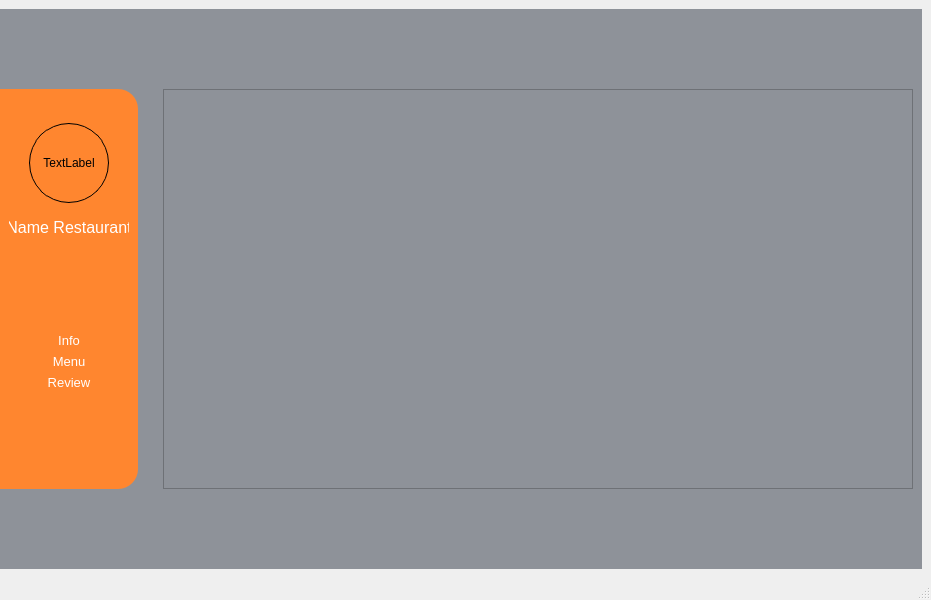
<?xml version="1.0" encoding="UTF-8"?>
<ui version="4.0">
 <class>MainWindow</class>
 <widget class="QMainWindow" name="MainWindow">
  <property name="geometry">
   <rect>
    <x>0</x>
    <y>0</y>
    <width>800</width>
    <height>600</height>
   </rect>
  </property>
  <property name="windowTitle">
   <string>MainWindow</string>
  </property>
  <widget class="QWidget" name="centralwidget">
   <layout class="QVBoxLayout" name="verticalLayout_5">
    <property name="leftMargin">
     <number>0</number>
    </property>
    <item>
     <widget class="QWidget" name="widget" native="true">
      <property name="styleSheet">
       <string notr="true">background-color:#8E9299</string>
      </property>
      <layout class="QVBoxLayout" name="verticalLayout_4">
       <property name="leftMargin">
        <number>0</number>
       </property>
       <item>
        <spacer name="verticalSpacer_4">
         <property name="orientation">
          <enum>Qt::Vertical</enum>
         </property>
         <property name="sizeHint" stdset="0">
          <size>
           <width>20</width>
           <height>51</height>
          </size>
         </property>
        </spacer>
       </item>
       <item>
        <layout class="QHBoxLayout" name="horizontalLayout_2">
         <property name="spacing">
          <number>25</number>
         </property>
         <item>
          <widget class="QWidget" name="widget_3" native="true">
           <property name="styleSheet">
            <string notr="true">background-color:#FF862F;border-top-right-radius:20;border-bottom-right-radius:20</string>
           </property>
           <layout class="QVBoxLayout" name="verticalLayout_3">
            <item>
             <layout class="QVBoxLayout" name="verticalLayout">
              <item>
               <widget class="QWidget" name="widget_2" native="true">
                <layout class="QHBoxLayout" name="horizontalLayout">
                 <property name="topMargin">
                  <number>25</number>
                 </property>
                 <item>
                  <spacer name="horizontalSpacer">
                   <property name="orientation">
                    <enum>Qt::Horizontal</enum>
                   </property>
                   <property name="sizeHint" stdset="0">
                    <size>
                     <width>6</width>
                     <height>20</height>
                    </size>
                   </property>
                  </spacer>
                 </item>
                 <item>
                  <widget class="QLabel" name="restaurant_photo_label">
                   <property name="minimumSize">
                    <size>
                     <width>80</width>
                     <height>80</height>
                    </size>
                   </property>
                   <property name="maximumSize">
                    <size>
                     <width>80</width>
                     <height>80</height>
                    </size>
                   </property>
                   <property name="styleSheet">
                    <string notr="true">border-radius:40;border:1px solid black</string>
                   </property>
                   <property name="text">
                    <string>TextLabel</string>
                   </property>
                   <property name="alignment">
                    <set>Qt::AlignCenter</set>
                   </property>
                  </widget>
                 </item>
                 <item>
                  <spacer name="horizontalSpacer_2">
                   <property name="orientation">
                    <enum>Qt::Horizontal</enum>
                   </property>
                   <property name="sizeHint" stdset="0">
                    <size>
                     <width>7</width>
                     <height>20</height>
                    </size>
                   </property>
                  </spacer>
                 </item>
                </layout>
               </widget>
              </item>
              <item>
               <widget class="QLabel" name="restaurant_name_label">
                <property name="minimumSize">
                 <size>
                  <width>120</width>
                  <height>0</height>
                 </size>
                </property>
                <property name="font">
                 <font>
                  <pointsize>12</pointsize>
                 </font>
                </property>
                <property name="styleSheet">
                 <string notr="true">color:white</string>
                </property>
                <property name="text">
                 <string>Name Restaurant</string>
                </property>
                <property name="alignment">
                 <set>Qt::AlignCenter</set>
                </property>
               </widget>
              </item>
             </layout>
            </item>
            <item>
             <spacer name="verticalSpacer_2">
              <property name="orientation">
               <enum>Qt::Vertical</enum>
              </property>
              <property name="sizeHint" stdset="0">
               <size>
                <width>20</width>
                <height>78</height>
               </size>
              </property>
             </spacer>
            </item>
            <item>
             <layout class="QVBoxLayout" name="verticalLayout_2">
              <item>
               <widget class="QPushButton" name="restaurant_info_button">
                <property name="minimumSize">
                 <size>
                  <width>120</width>
                  <height>0</height>
                 </size>
                </property>
                <property name="font">
                 <font>
                  <pointsize>10</pointsize>
                 </font>
                </property>
                <property name="styleSheet">
                 <string notr="true">background:transparent; color:white</string>
                </property>
                <property name="text">
                 <string>Info</string>
                </property>
               </widget>
              </item>
              <item>
               <widget class="QPushButton" name="restaurant_menu_button">
                <property name="minimumSize">
                 <size>
                  <width>120</width>
                  <height>0</height>
                 </size>
                </property>
                <property name="font">
                 <font>
                  <pointsize>10</pointsize>
                 </font>
                </property>
                <property name="styleSheet">
                 <string notr="true">background:transparent; color:white</string>
                </property>
                <property name="text">
                 <string>Menu</string>
                </property>
               </widget>
              </item>
              <item>
               <widget class="QPushButton" name="restaurant_review_button">
                <property name="minimumSize">
                 <size>
                  <width>120</width>
                  <height>0</height>
                 </size>
                </property>
                <property name="font">
                 <font>
                  <pointsize>10</pointsize>
                 </font>
                </property>
                <property name="styleSheet">
                 <string notr="true">background:transparent; color:white</string>
                </property>
                <property name="text">
                 <string>Review</string>
                </property>
               </widget>
              </item>
             </layout>
            </item>
            <item>
             <spacer name="verticalSpacer_3">
              <property name="orientation">
               <enum>Qt::Vertical</enum>
              </property>
              <property name="sizeHint" stdset="0">
               <size>
                <width>20</width>
                <height>77</height>
               </size>
              </property>
             </spacer>
            </item>
           </layout>
          </widget>
         </item>
         <item>
          <widget class="QTableWidget" name="tableWidget">
           <property name="minimumSize">
            <size>
             <width>750</width>
             <height>400</height>
            </size>
           </property>
           <property name="styleSheet">
            <string notr="true"/>
           </property>
          </widget>
         </item>
        </layout>
       </item>
       <item>
        <spacer name="verticalSpacer_5">
         <property name="orientation">
          <enum>Qt::Vertical</enum>
         </property>
         <property name="sizeHint" stdset="0">
          <size>
           <width>20</width>
           <height>52</height>
          </size>
         </property>
        </spacer>
       </item>
      </layout>
     </widget>
    </item>
   </layout>
  </widget>
  <widget class="QMenuBar" name="menubar">
   <property name="geometry">
    <rect>
     <x>0</x>
     <y>0</y>
     <width>800</width>
     <height>21</height>
    </rect>
   </property>
  </widget>
  <widget class="QStatusBar" name="statusbar"/>
 </widget>
 <resources/>
 <connections/>
</ui>
